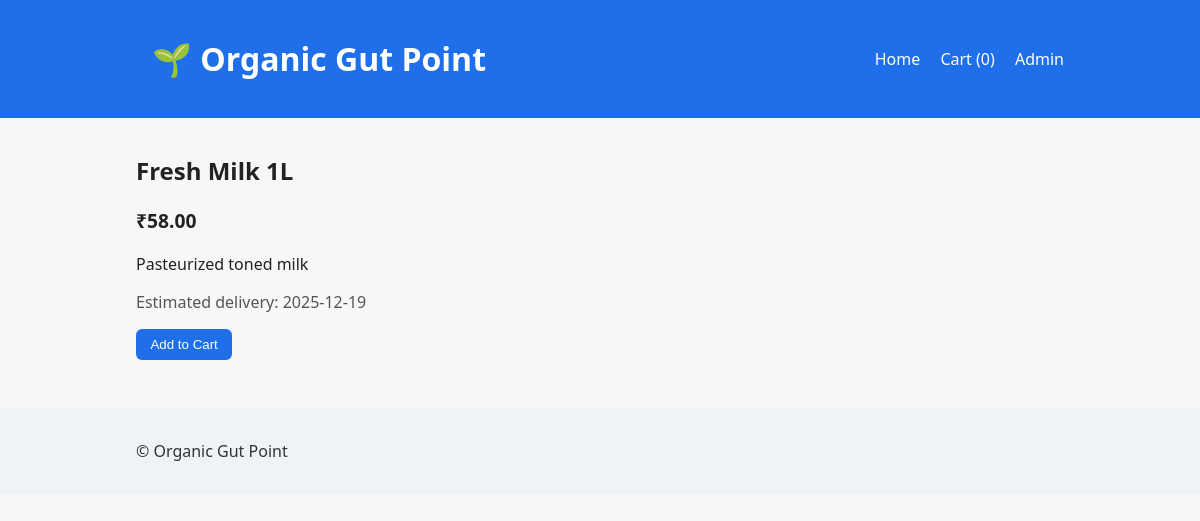
The app's page /product/2 with its own data.
### tables this page shows
CREATE TABLE products (
            id INTEGER PRIMARY KEY AUTOINCREMENT,
            name TEXT NOT NULL,
            description TEXT,
            price REAL NOT NULL,
            stock INTEGER DEFAULT 0,
            estimated_delivery_days INTEGER,
            estimated_delivery_date TEXT
        );

### app.py (the view)
@app.route('/product/<int:pid>')
def product_detail(pid):
    conn = get_db()
    product = conn.execute('SELECT * FROM products WHERE id=?', (pid,)).fetchone()
    conn.close()
    if not product:
        flash('Product not found', 'error')
        return redirect(url_for('index'))
    return render_template('product_detail.html', product=product, est_date=calculate_estimated_date(product))

### app.py (called while the page is built)
def get_db():
    conn = sqlite3.connect(DB_PATH)
    conn.row_factory = sqlite3.Row
    return conn

@app.before_request
def setup():
    global _db_initialized
    if not _db_initialized:
        init_db()
        _db_initialized = True

def calculate_estimated_date(product_row):
    exp_date = product_row['estimated_delivery_date']
    if exp_date:
        try:
            datetime.strptime(exp_date, '%Y-%m-%d')
            return exp_date
        except Exception:
            return exp_date
    days = product_row['estimated_delivery_days']
    if days:
        return (datetime.now() + timedelta(days=int(days))).strftime('%Y-%m-%d')
    return (datetime.now() + timedelta(days=2)).strftime('%Y-%m-%d')

### templates/product_detail.html
{% extends 'base.html' %}
{% block content %}
<article>
  <h2>{{ product.name }}</h2>
  <p class="price">₹{{ '%.2f'|format(product.price) }}</p>
  <p>{{ product.description }}</p>
  <p class="meta">Estimated delivery: {{ est_date }}</p>
  <form action="{{ url_for('add_to_cart', pid=product.id) }}" method="get">
    <button>Add to Cart</button>
  </form>
</article>
{% endblock %}

### static/styles.css (style rules this page uses)
* { box-sizing: border-box; }
body { font-family: system-ui, -apple-system, Segoe UI, Roboto, Helvetica, Arial, sans-serif; margin: 0; background: #f7f7f9; color: #222; }
.price { font-size: 1.2rem; font-weight: 600; }
.meta { color: #555; }
button, .btn { background: #1f6feb; color: white; border: none; padding: 0.5rem 0.9rem; border-radius: 6px; cursor: pointer; }

### records on screen
products: name "Fresh Milk 1L", price "58.00", description "Pasteurized toned milk"

### other values on screen
{{ (session.get('cart') or [])|length }} "0"
{{ est_date }} "2025-12-19"
